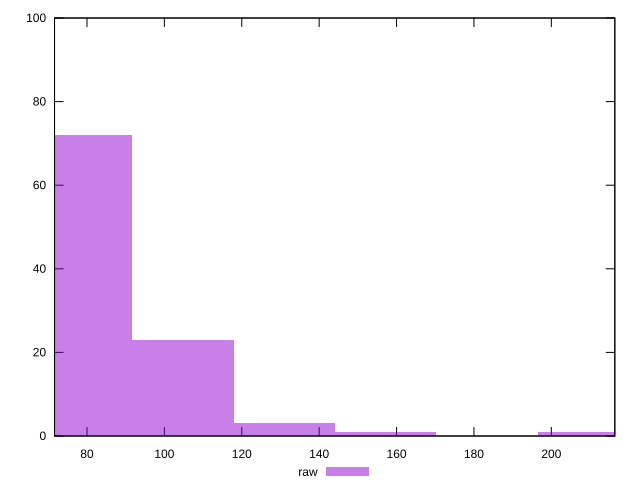

This figure's gnuplot source:
reset

$raw <<EOF
157.1613745227472 1
130.96781210228932 3
78.5806872613736 72
104.77424968183146 23
209.54849936366293 1
EOF

set key outside below
set boxwidth 26.193562420457866
set xrange [71.613:216.405]
set yrange [0:100]
set trange [0:100]
set style fill transparent solid 0.5 noborder
set terminal svg size 640, 490 enhanced background rgb 'white'
set output "report_00019_2021-02-10T18-14-37.922Z//server-response-time/samples/pages/raw/histogram.svg"

plot $raw title "raw" with boxes

reset
